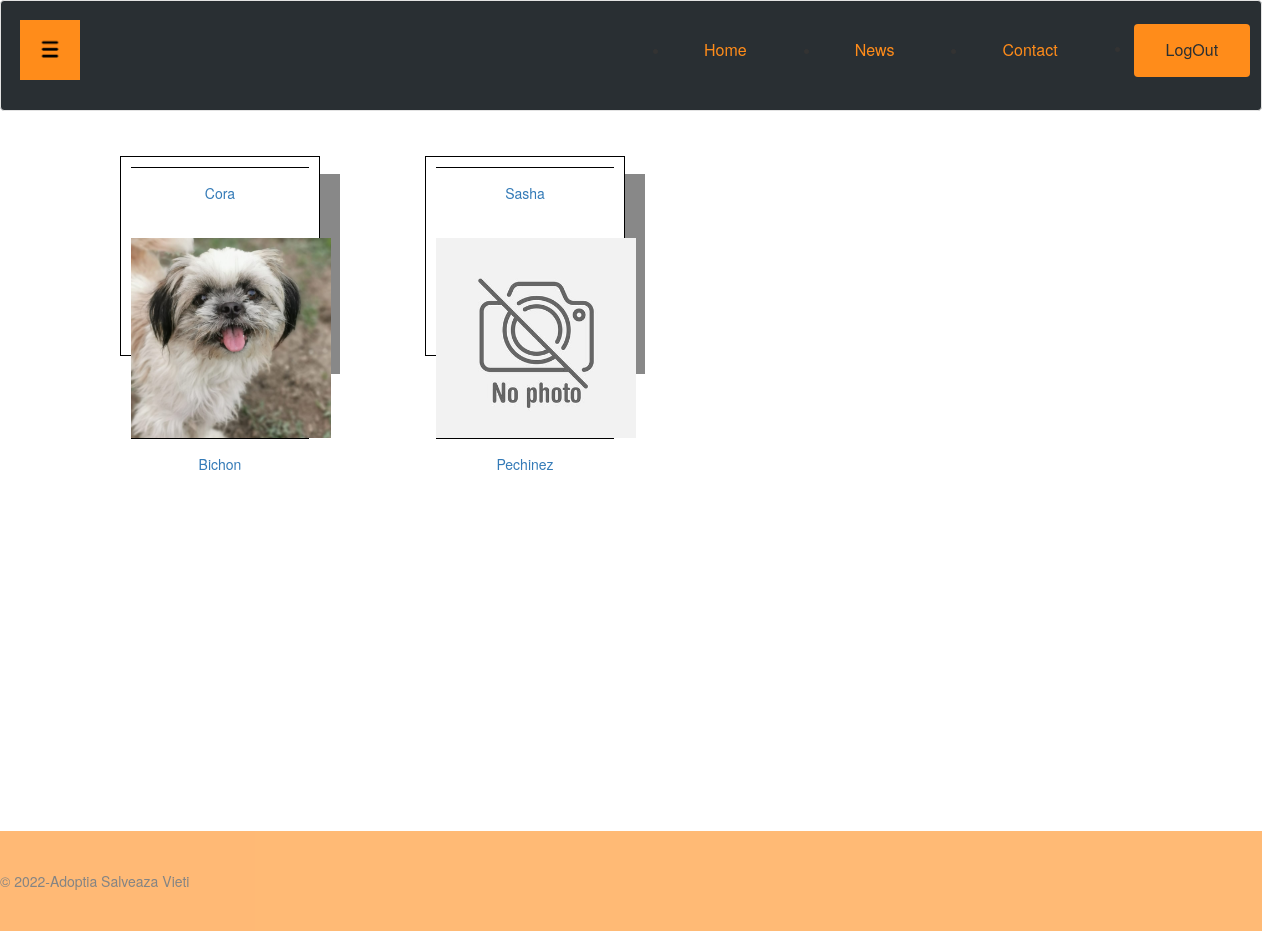
Screenshot of /php/vizualizareAnimale.php (signed in) with the database file from the repository.
### tables this page shows
CREATE TABLE `animale` (
  `id_animal` varchar(255) NOT NULL,
  `nume` varchar(255) NOT NULL,
  `tip_animal` varchar(255) NOT NULL,
  `rasa` varchar(255) NOT NULL,
  `gen` varchar(255) NOT NULL,
  `varsta` varchar(255) NOT NULL,
  `mediu_viata` varchar(255) NOT NULL,
  `acomodabil` varchar(255) NOT NULL,
  `descriere` text NOT NULL,
  `adoptat` varchar(255) NOT NULL,
  `imagine_ref` varchar(255) NOT NULL
);

### php/vizualizareAnimale.php (the view, shortened to what this page needs)
<?php
if(!isset($_SESSION['id_administrator'])) {
    if(!isset($_SESSION['id_utilizator']))
        header("location: ../index.php");
    include("../include/inHeaderUser.php");
    $session_id = $_SESSION["id_utilizator"];
    $author = "user";
}
else{
    include("../include/inHeaderAdmin.php");
}
echo "<link rel='stylesheet' type='text/css' href='../css/admin.css'>";
global $conn;
if(isset($_SESSION['id_administrator'])){
    $check_animale = $conn->prepare("select * from animale where adoptat='nu'");
    $check_animale->execute();
    echo "<div class=content>";
    while($animal = $check_animale->fetch())
    {
            echo "<div class='gallery'>
                        <a href='vizualizareAnimal.php?id_animal=" . $animal["id_animal"] . "'>
                        <div class='desc'> " . $animal["nume"] . " </div><br>
                            <img src='" . $animal["imagine_ref"] . "' style='width=100%;'><br>
                        <div class='desc'> " . $animal["rasa"] . " </div></div></a>";
    }
    echo "</div>";
}
include("../include/footer.php");
?>

### css/admin.css (style rules this page uses)
* { box-sizing: border-box; }
html,body { height: 100%; margin: 0; }
body { background-color:white; }
body.logged { overflow-x: hidden; -webkit-background-size: cover; -moz-background-size: cover; -o-background-size: cover; background-size: cover; }
div.gallery { margin: 5px; float: left; height: 200px; width: 200px; padding: 10px; box-shadow: 20px 18px #888888; }
div.gallery img { width: 200px; height: 200px; align-items: center; }
div.desc { padding: 15px; text-align: center; border-top: 1px solid black; background-color: white; }
.content { min-height: 100%; margin-bottom: -100px; padding: 20px; }
div.gallery { margin: 5px; border: 1px solid black; margin-left: 100px; width: 200px; position: center; }
div.gallery img { object-fit: cover; }
div.desc { padding: 15px; text-align: center; }

### rows the page displays
animale: nume "Cora", imagine_ref (picture), rasa "Bichon"
animale: nume "Sasha", imagine_ref (placeholder picture), rasa "Pechinez"
